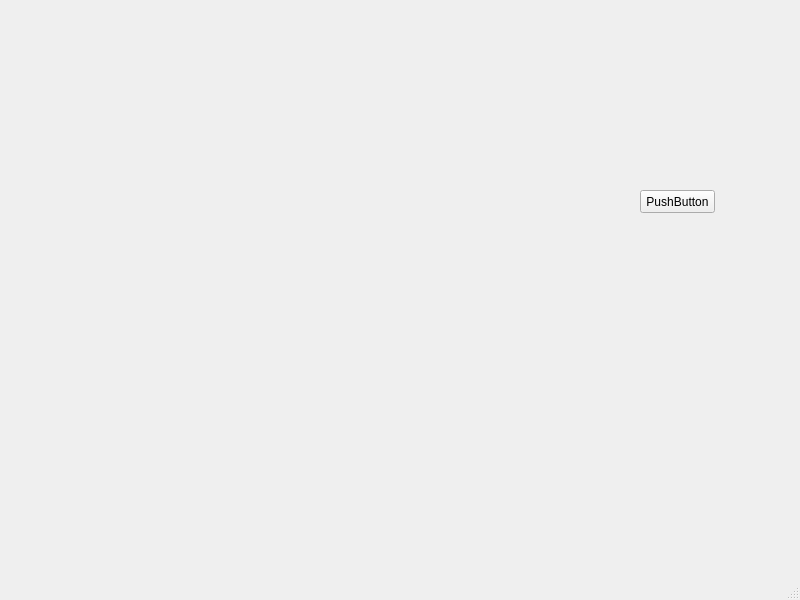
<?xml version="1.0" encoding="UTF-8"?>
<ui version="4.0">
 <class>MainWindow</class>
 <widget class="QMainWindow" name="MainWindow">
  <property name="geometry">
   <rect>
    <x>0</x>
    <y>0</y>
    <width>800</width>
    <height>600</height>
   </rect>
  </property>
  <property name="windowTitle">
   <string>MainWindow</string>
  </property>
  <widget class="QWidget" name="centralwidget">
   <widget class="QPushButton" name="pushButton">
    <property name="geometry">
     <rect>
      <x>640</x>
      <y>190</y>
      <width>75</width>
      <height>23</height>
     </rect>
    </property>
    <property name="text">
     <string>PushButton</string>
    </property>
   </widget>
  </widget>
  <widget class="QMenuBar" name="menubar">
   <property name="geometry">
    <rect>
     <x>0</x>
     <y>0</y>
     <width>800</width>
     <height>22</height>
    </rect>
   </property>
  </widget>
  <widget class="QStatusBar" name="statusbar"/>
 </widget>
 <resources/>
 <connections/>
</ui>
